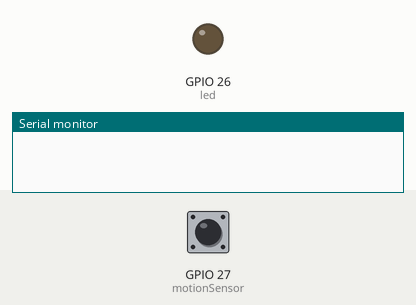
This sketch was run on a simulated ESP32. Shown: output pins drawn as LEDs (lit = HIGH), the last lines printed to the serial monitor. Inputs (shaded band) come from the test bench; at power-on: GPIO 27 (motionSensor) HIGH.

Above: at 1.2 s.
1.3 s: GPIO 27 (motionSensor) pulsed LOW 2 times (0.12 s each, 0.3 s apart)
At 2.2 s:
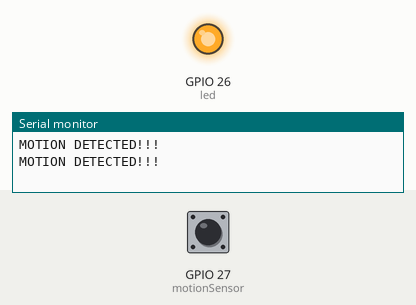
Timing chart, 0 to 13.2 s (numbered marks = the images above; inputs shaded):
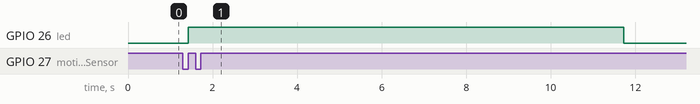

Measured:
- after the input at 1.3 s, GPIO 26 (led): LOW → HIGH after 0.12 s, → LOW 10.3 s later

The sketch:

PIR_ver2.ino
```cpp
/*********
  Rui Santos
  Complete project details at https://randomnerdtutorials.com
*********/

#define timeSeconds 10

// Set GPIOs for LED and PIR Motion Sensor
const int led = 26;
const int motionSensor = 27;

// Timer: Auxiliary variables
unsigned long now = millis();
unsigned long lastTrigger = 0;
boolean startTimer = false;

// Checks if motion was detected, sets LED HIGH and starts a timer
void IRAM_ATTR detectsMovement() {
  Serial.println("MOTION DETECTED!!!");
  digitalWrite(led, HIGH);
  startTimer = true;
  lastTrigger = millis();
}

void setup() {
  // Serial port for debugging purposes
  Serial.begin(115200);

  // PIR Motion Sensor mode INPUT_PULLUP
  pinMode(motionSensor, INPUT_PULLUP);
  // Set motionSensor pin as interrupt, assign interrupt function and set RISING mode
  attachInterrupt(digitalPinToInterrupt(motionSensor), detectsMovement, RISING);

  // Set LED to LOW
  pinMode(led, OUTPUT);
  digitalWrite(led, LOW);
}

void loop() {
  // Current time
  now = millis();
  // Turn off the LED after the number of seconds defined in the timeSeconds variable
  if(startTimer && (now - lastTrigger > (timeSeconds*1000))) {
    Serial.println("Motion stopped...");
    digitalWrite(led, LOW);
    startTimer = false;
  }
}
```
